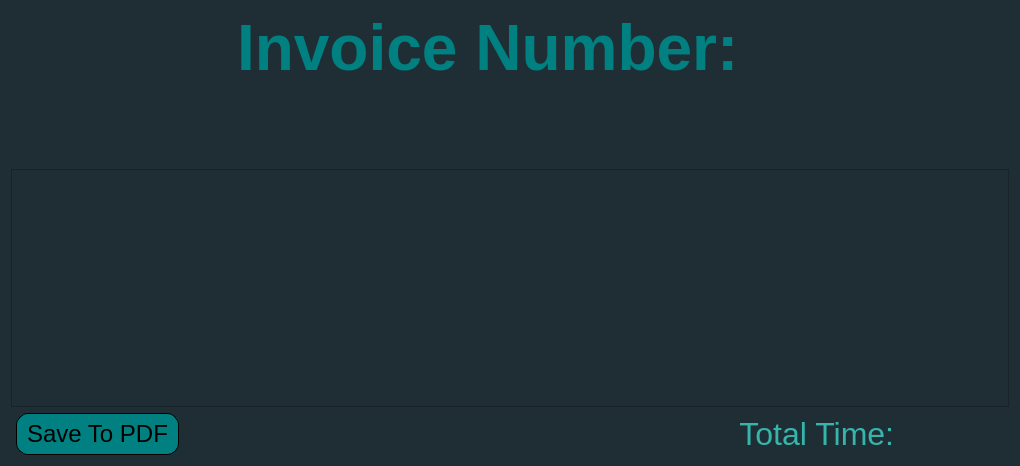
<?xml version="1.0" encoding="UTF-8"?>
<ui version="4.0">
 <class>ViewInvoiceWindow</class>
 <widget class="QWidget" name="ViewInvoiceWindow">
  <property name="geometry">
   <rect>
    <x>0</x>
    <y>0</y>
    <width>1020</width>
    <height>466</height>
   </rect>
  </property>
  <property name="minimumSize">
   <size>
    <width>900</width>
    <height>400</height>
   </size>
  </property>
  <property name="windowTitle">
   <string>Form</string>
  </property>
  <property name="styleSheet">
   <string notr="true">QWidget{
	background-color: #1E2E34;
}
</string>
  </property>
  <layout class="QVBoxLayout" name="verticalLayout">
   <item>
    <layout class="QHBoxLayout" name="invoiceNumberLayout">
     <item>
      <spacer name="horizontalSpacer">
       <property name="orientation">
        <enum>Qt::Orientation::Horizontal</enum>
       </property>
       <property name="sizeHint" stdset="0">
        <size>
         <width>40</width>
         <height>20</height>
        </size>
       </property>
      </spacer>
     </item>
     <item alignment="Qt::AlignmentFlag::AlignHCenter|Qt::AlignmentFlag::AlignVCenter">
      <widget class="QLabel" name="invoiceNumberLabel">
       <property name="font">
        <font>
         <pointsize>48</pointsize>
         <bold>true</bold>
         <underline>false</underline>
        </font>
       </property>
       <property name="styleSheet">
        <string notr="true">QLabel{
	color: #008080;
}</string>
       </property>
       <property name="text">
        <string>Invoice Number:</string>
       </property>
      </widget>
     </item>
     <item alignment="Qt::AlignmentFlag::AlignLeft">
      <widget class="QLabel" name="addInvoiceNumberLabel">
       <property name="font">
        <font>
         <pointsize>48</pointsize>
         <bold>true</bold>
        </font>
       </property>
       <property name="styleSheet">
        <string notr="true">QLabel{
	color: #008080;
}</string>
       </property>
       <property name="text">
        <string/>
       </property>
      </widget>
     </item>
     <item>
      <spacer name="horizontalSpacer_2">
       <property name="orientation">
        <enum>Qt::Orientation::Horizontal</enum>
       </property>
       <property name="sizeHint" stdset="0">
        <size>
         <width>40</width>
         <height>20</height>
        </size>
       </property>
      </spacer>
     </item>
    </layout>
   </item>
   <item>
    <spacer name="verticalSpacer_2">
     <property name="orientation">
      <enum>Qt::Orientation::Vertical</enum>
     </property>
     <property name="sizeType">
      <enum>QSizePolicy::Policy::Fixed</enum>
     </property>
     <property name="sizeHint" stdset="0">
      <size>
       <width>20</width>
       <height>20</height>
      </size>
     </property>
    </spacer>
   </item>
   <item alignment="Qt::AlignmentFlag::AlignLeft|Qt::AlignmentFlag::AlignVCenter">
    <widget class="QLabel" name="projectNameLabel">
     <property name="sizePolicy">
      <sizepolicy hsizetype="Minimum" vsizetype="Preferred">
       <horstretch>150</horstretch>
       <verstretch>0</verstretch>
      </sizepolicy>
     </property>
     <property name="minimumSize">
      <size>
       <width>350</width>
       <height>0</height>
      </size>
     </property>
     <property name="font">
      <font>
       <pointsize>24</pointsize>
      </font>
     </property>
     <property name="styleSheet">
      <string notr="true">QLabel{
	color: #35B5AC;
}</string>
     </property>
     <property name="text">
      <string/>
     </property>
    </widget>
   </item>
   <item>
    <spacer name="verticalSpacer">
     <property name="orientation">
      <enum>Qt::Orientation::Vertical</enum>
     </property>
     <property name="sizeType">
      <enum>QSizePolicy::Policy::Fixed</enum>
     </property>
     <property name="sizeHint" stdset="0">
      <size>
       <width>10</width>
       <height>15</height>
      </size>
     </property>
    </spacer>
   </item>
   <item>
    <widget class="QTableView" name="invoiceTableView">
     <property name="sizePolicy">
      <sizepolicy hsizetype="MinimumExpanding" vsizetype="Expanding">
       <horstretch>0</horstretch>
       <verstretch>0</verstretch>
      </sizepolicy>
     </property>
     <property name="alternatingRowColors">
      <bool>true</bool>
     </property>
     <attribute name="horizontalHeaderStretchLastSection">
      <bool>true</bool>
     </attribute>
    </widget>
   </item>
   <item>
    <layout class="QHBoxLayout" name="invoiceTotalLayout">
     <item>
      <widget class="QPushButton" name="saveToPDFBtn">
       <property name="sizePolicy">
        <sizepolicy hsizetype="Fixed" vsizetype="Fixed">
         <horstretch>0</horstretch>
         <verstretch>0</verstretch>
        </sizepolicy>
       </property>
       <property name="minimumSize">
        <size>
         <width>97</width>
         <height>42</height>
        </size>
       </property>
       <property name="font">
        <font>
         <pointsize>18</pointsize>
        </font>
       </property>
       <property name="styleSheet">
        <string notr="true">QPushButton{
	border-radius: 12px;
	border: 1px solid black;
	border-style: solid;
	min-width: 60px;
	min-height: 30px;
	padding: 5px 10px;
	margin-left: 5px;
	margin-right: 10px;
	background-color: #008080;
	color: black;
}

QPushButton:hover {
	background-color: #006666;
}

QPushButton:pressed {
	background-color: #004D4D;
}</string>
       </property>
       <property name="text">
        <string>Save To PDF</string>
       </property>
      </widget>
     </item>
     <item>
      <spacer name="horizontalSpacer_3">
       <property name="orientation">
        <enum>Qt::Orientation::Horizontal</enum>
       </property>
       <property name="sizeType">
        <enum>QSizePolicy::Policy::Expanding</enum>
       </property>
       <property name="sizeHint" stdset="0">
        <size>
         <width>200</width>
         <height>20</height>
        </size>
       </property>
      </spacer>
     </item>
     <item alignment="Qt::AlignmentFlag::AlignRight|Qt::AlignmentFlag::AlignVCenter">
      <widget class="QLabel" name="totalHoursLabel">
       <property name="font">
        <font>
         <pointsize>24</pointsize>
        </font>
       </property>
       <property name="layoutDirection">
        <enum>Qt::LayoutDirection::RightToLeft</enum>
       </property>
       <property name="styleSheet">
        <string notr="true">QLabel{
	color: #35B5AC;
}</string>
       </property>
       <property name="text">
        <string>Total Time: </string>
       </property>
       <property name="alignment">
        <set>Qt::AlignmentFlag::AlignRight|Qt::AlignmentFlag::AlignTrailing|Qt::AlignmentFlag::AlignVCenter</set>
       </property>
      </widget>
     </item>
     <item>
      <widget class="QLabel" name="addTotalHoursLabel">
       <property name="sizePolicy">
        <sizepolicy hsizetype="Fixed" vsizetype="Fixed">
         <horstretch>100</horstretch>
         <verstretch>0</verstretch>
        </sizepolicy>
       </property>
       <property name="minimumSize">
        <size>
         <width>100</width>
         <height>0</height>
        </size>
       </property>
       <property name="font">
        <font>
         <pointsize>24</pointsize>
        </font>
       </property>
       <property name="styleSheet">
        <string notr="true">QLabel{
	color: #35B5AC;
}</string>
       </property>
       <property name="text">
        <string/>
       </property>
      </widget>
     </item>
    </layout>
   </item>
  </layout>
 </widget>
 <resources/>
 <connections/>
</ui>
